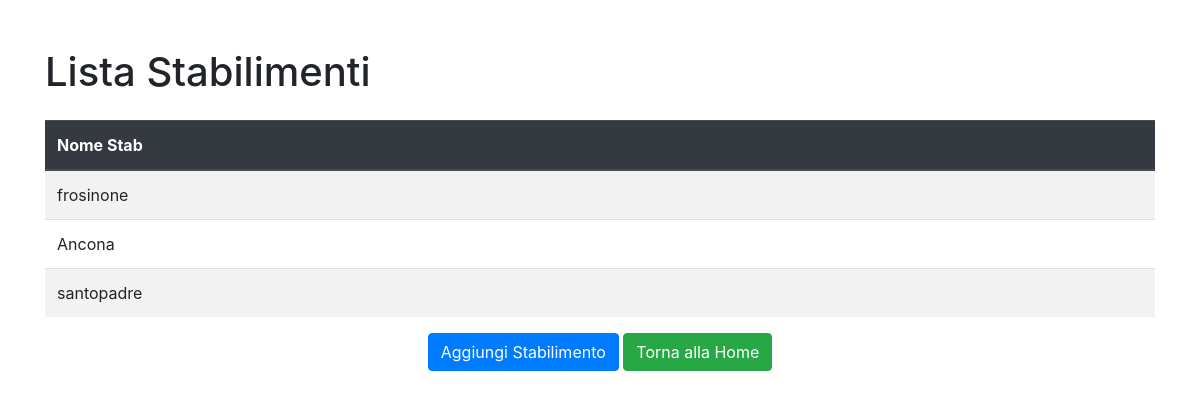
/stab/, run on an earlier commit of the app's database.
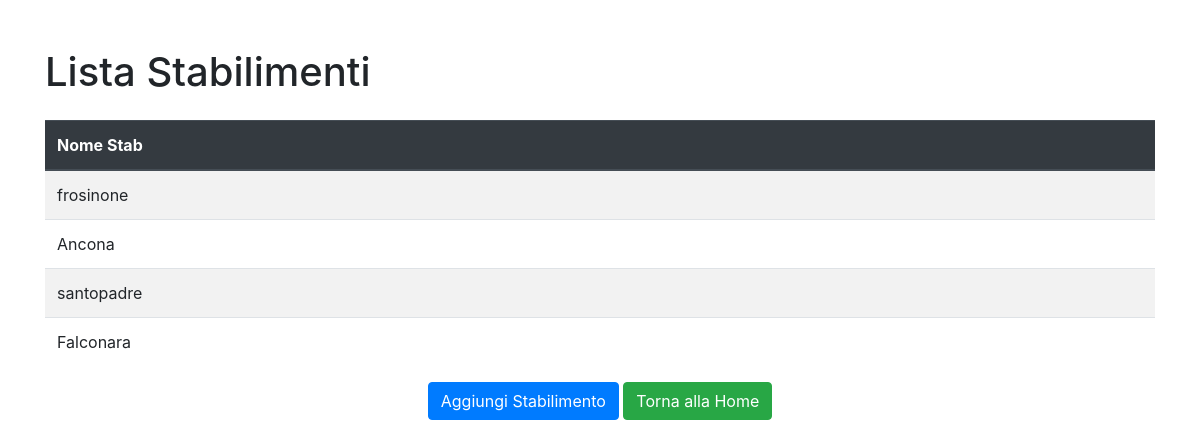
And on a later commit of the database.
### gestione/models.py (models this page shows, shortened)
class Stabilimento(models.Model):
      nome = models.CharField(max_length=100)
      descrizione = models.TextField()

### gestione/views.py (the view)
# urls.py: path('stab/', lista_stab, name='lista_stab'),
def lista_stab(request):
    stab = Stabilimento.objects.all()
    return render(request, 'gestione/lista_stab.html', {'stabilimento':stab})

### gestione/templates/gestione/lista_stab.html (shortened to what this page needs)
<!DOCTYPE html>
<html lang="it">
<head>
    <link href="https://stackpath.bootstrapcdn.com/bootstrap/4.5.2/css/bootstrap.min.css" rel="stylesheet">
</head>
<body>
    <div class="container mt-5">
        <h1 class="mb-4">Lista Stabilimenti</h1>
        <table class="table table-striped">
            <thead class="thead-dark">
                <tr>
                    <th>Nome Stab</th>
                </tr>
            </thead>
            <tbody>
                {% for stab in stabilimento %}
                    <tr>
                        <td>{{ stab.nome }}</td>
                    </tr>
                {% endfor %}
            </tbody>
        </table>
    </div>
    <div class="text-center">
        <a href="{% url 'aggiungi_stab' %}" class="btn btn-primary">Aggiungi Stabilimento</a>
        <a href="{% url 'home' %}" class="btn btn-success">Torna alla Home</a>
    </div>
</body>
</html>

What changed in the data, as far as the page shows it:
added Stabilimento: nome "Falconara"
